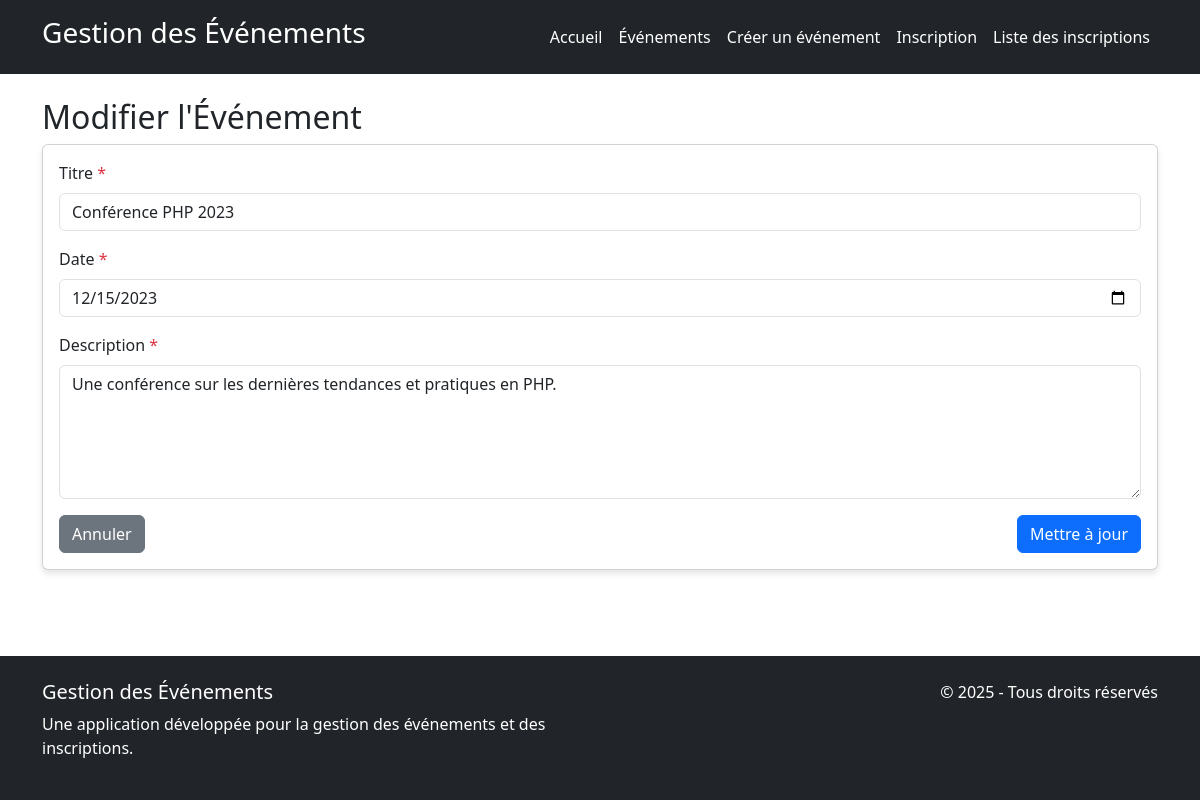
The page /views/events/edit_event.php?id=1 on the database its author committed.
### tables this page shows
CREATE TABLE IF NOT EXISTS events (
    id INT AUTO_INCREMENT PRIMARY KEY,
    titre VARCHAR(255) NOT NULL,
    date_evenement DATE NOT NULL,
    description TEXT NOT NULL
);

### config/database.php (called while the page is built)
<?php
class Database {
    private $host = "localhost";
    private $dbname = "gestion_evenements";
    private $username = "root";
    private $password = "";
    private $conn;
    public function __construct() {
        try {
            $this->conn = new PDO(
                "mysql:host={$this->host};dbname={$this->dbname}",
                $this->username,
                $this->password
            );
            $this->conn->setAttribute(PDO::ATTR_ERRMODE, PDO::ERRMODE_EXCEPTION);
            $this->conn->setAttribute(PDO::ATTR_DEFAULT_FETCH_MODE, PDO::FETCH_ASSOC);
        } catch(PDOException $e) {
            error_log("Database Connection Error: " . $e->getMessage());
            throw new Exception("Une erreur de connexion à la base de données est survenue.");
        }
    }
    public function getConnection() {
        return $this->conn;
    }
}
?>

### models/EventModel.php (called while the page is built, shortened)
<?php
require_once __DIR__ . '/../config/Database.php';
class EventModel {
    private $conn;
    private $table = "events";
    public function __construct() {
        $database = new Database();
        $this->conn = $database->getConnection();
    }
    public function readOne($id) {
        try {
            $query = "SELECT * FROM {$this->table} WHERE id = :id";
            $stmt = $this->conn->prepare($query);
            $stmt->bindParam(':id', $id);
            $stmt->execute();
            return $stmt->fetch();
        } catch (PDOException $e) {
            error_log("EventModel::readOne Error: " . $e->getMessage());
            throw new Exception("Une erreur est survenue lors de la récupération de l'événement.");
        }
    }
}
?>

### models/InscriptionModel.php (called while the page is built, shortened)
<?php
require_once __DIR__ . '/../config/Database.php';
class InscriptionModel {
    public function __construct() {
        $database = new Database();
    }
}
?>

### controllers/EventController.php (called while the page is built, shortened)
<?php
require_once __DIR__ . '/../models/EventModel.php';
require_once __DIR__ . '/../models/InscriptionModel.php';
class EventController {
    private $eventModel;
    public function __construct() {
        $this->eventModel = new EventModel();
    }
    public function getEvent($id) {
        try {
            $event = $this->eventModel->readOne($id);
            if ($event) {
                return [
                    'status' => 'success',
                    'event' => $event
                ];
            } else {
                return [
                    'status' => 'error',
                    'message' => 'Événement non trouvé.'
                ];
            }
        } catch (Exception $e) {
            return [
                'status' => 'error',
                'message' => $e->getMessage()
            ];
        }
    }
}
?>

### views/events/edit_event.php (the view, shortened to what this page needs)
<?php
require_once __DIR__ . '/../../controllers/EventController.php';
$event_id = (int)$_GET['id'];
$eventController = new EventController();
$eventData = $eventController->getEvent($event_id);
$event = $eventData['event'];
$errors = [];
require_once __DIR__ . '/../layout/header.php';
?>
<h2>Modifier l'Événement</h2>
<div class="card">
    <div class="card-body">
        <form method="POST" action="edit_event.php?id=<?= $event_id ?>">
            <div class="mb-3">
                <label for="titre" class="form-label">Titre <span class="text-danger">*</span></label>
                <input type="text" class="form-control <?= isset($errors['titre']) ? 'is-invalid' : '' ?>" id="titre" name="titre" value="<?= htmlspecialchars($event['titre']) ?>" required>
            </div>
            <div class="mb-3">
                <label for="date_evenement" class="form-label">Date <span class="text-danger">*</span></label>
                <input type="date" class="form-control <?= isset($errors['date_evenement']) ? 'is-invalid' : '' ?>" id="date_evenement" name="date_evenement" value="<?= htmlspecialchars($event['date_evenement']) ?>" required>
            </div>
            <div class="mb-3">
                <label for="description" class="form-label">Description <span class="text-danger">*</span></label>
                <textarea class="form-control <?= isset($errors['description']) ? 'is-invalid' : '' ?>" id="description" name="description" rows="5" required><?= htmlspecialchars($event['description']) ?></textarea>
            </div>
            <div class="d-flex justify-content-between">
                <a href="list_events.php" class="btn btn-secondary">Annuler</a>
                <button type="submit" class="btn btn-primary">Mettre à jour</button>
            </div>
        </form>
    </div>
</div>
<?php
require_once __DIR__ . '/../layout/footer.php';
?>

### public/css/style.css (style rules this page uses)
body { display: flex; flex-direction: column; min-height: 100vh; }
.card { margin-bottom: 20px; box-shadow: 0 4px 6px rgba(0, 0, 0, 0.1); }

### rows shown on the page
events: titre "Conférence PHP 2023", date_evenement "12/15/2023", description "Une conférence sur les dernières tendances et pratiques en PHP."
